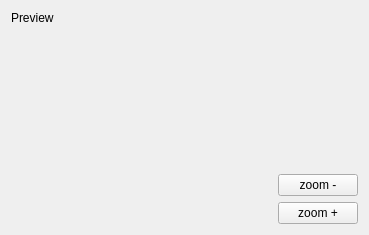
<?xml version="1.0" encoding="UTF-8"?>
<ui version="4.0">
 <class>MainView</class>
 <widget class="QWidget" name="MainView">
  <property name="geometry">
   <rect>
    <x>0</x>
    <y>0</y>
    <width>369</width>
    <height>235</height>
   </rect>
  </property>
  <property name="windowTitle">
   <string>Form</string>
  </property>
  <layout class="QHBoxLayout" name="horizontalLayout" stretch="3,0">
   <item>
    <layout class="QVBoxLayout" name="verticalLayout_2" stretch="0,5">
     <property name="sizeConstraint">
      <enum>QLayout::SetMaximumSize</enum>
     </property>
     <item>
      <widget class="QLabel" name="label">
       <property name="text">
        <string>Preview</string>
       </property>
      </widget>
     </item>
     <item>
      <widget class="QLabel" name="m_previewImage">
       <property name="text">
        <string>&lt;no preview available&gt;</string>
       </property>
       <property name="alignment">
        <set>Qt::AlignCenter</set>
       </property>
      </widget>
     </item>
    </layout>
   </item>
   <item>
    <layout class="QVBoxLayout" name="verticalLayout_3">
     <item>
      <widget class="QLabel" name="statsIntensity">
       <property name="text">
        <string/>
       </property>
      </widget>
     </item>
     <item>
      <spacer name="verticalSpacer">
       <property name="orientation">
        <enum>Qt::Vertical</enum>
       </property>
       <property name="sizeHint" stdset="0">
        <size>
         <width>20</width>
         <height>40</height>
        </size>
       </property>
      </spacer>
     </item>
     <item>
      <widget class="QPushButton" name="zoomOutButton">
       <property name="text">
        <string>zoom -</string>
       </property>
      </widget>
     </item>
     <item>
      <widget class="QPushButton" name="zoomInButton">
       <property name="text">
        <string>zoom +</string>
       </property>
      </widget>
     </item>
    </layout>
   </item>
  </layout>
 </widget>
 <resources/>
 <connections/>
</ui>
